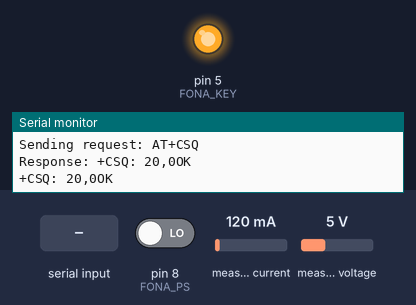
A sketch run on a simulated Arduino Mega 2560, built with avr-gcc and run on an emulated ATmega2560. On the bench: output pins drawn as LEDs (lit = HIGH), the last lines printed to the serial monitor. The inputs (shaded band) are chosen by the test bench; at power-on: pin 8 (FONA_PS) LOW, measured current 120 mA, measured voltage 5 V. The modem accepts every AT command (registered, SIM ready, sends succeed) and sends nothing else.

Above: at 12.8 s.
12.9 s: "1" received over the second serial link
14.6 s: pin 8 (FONA_PS) driven HIGH
At 28.0 s:
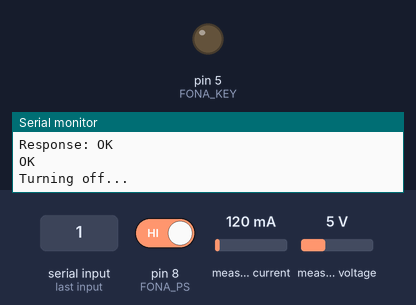
Timing chart, 0 to 30.2 s (numbered marks = the images above; inputs shaded):
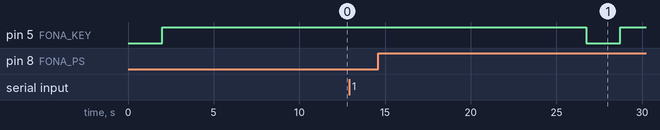

The sketch:

FONA.ino
```cpp
#include <Adafruit_INA219.h>

#define FONA_PS 8
#define FONA_KEY 5

HardwareSerial *fonaSerial = &Serial1;

Adafruit_INA219 solar;
Adafruit_INA219 battery;
String fonaResponse = "";

typedef struct FONAResult {
  String response;
  boolean success;
} FONAResult;

void setup()
{
  // put your setup code here, to run once:
  Serial.begin(9600);
  Serial1.begin(9600);

  pinMode(FONA_PS, INPUT);
  pinMode(FONA_KEY, OUTPUT);
  digitalWrite(FONA_KEY, HIGH);

  solar.begin();
  solar.setCalibration_SolarPanel();

  battery.begin(0x44);
  battery.setCalibration_SolarPanel();
}

void loop()
{
  Serial.println("Started waiting...");

  turnFONAOn();
  delay(10000);
  flushFONA();

  sendCommand("AT+CSQ");

  float solarVoltage = 0;
  solarVoltage = solar.getBusVoltage_V();
  Serial.println("READ SOLAR waiting...");
  Serial.print("Measured bus voltage: ");
  Serial.println(solarVoltage);

  float solarCurrent = 0;
  solarCurrent = solar.getCurrent_mA();
  solarCurrent /= 1000.0;
  Serial.print("Measured current (A): ");
  Serial.println(solarCurrent);

  float batteryVoltage = 0;
  batteryVoltage = battery.getBusVoltage_V();
  Serial.println("\nREAD BATTERY waiting...");
  Serial.print("Measured bus voltage: ");
  Serial.println(batteryVoltage);

  float batteryCurrent = 0;
  batteryCurrent = battery.getCurrent_mA();
  batteryCurrent /= 1000.0;
  Serial.print("Measured current (A): ");
  Serial.println(batteryCurrent);
  Serial.println("");

  sendCommand("ATE0");

  // get the current time
  sendCommand("AT+CCLK?");
  int firstNdx = fonaResponse.indexOf('\"') + 1;
  int lastNdx = fonaResponse.lastIndexOf(':') + 3; // get the last : and include the seconds but substring is exclusive
  String urlSafeTime = fonaResponse.substring(firstNdx, lastNdx);
  Serial.print("Unsafe TIME: ");
  Serial.println(urlSafeTime);
  urlSafeTime.replace("/", "%2F");
  urlSafeTime.replace(",", "%2C");
  urlSafeTime.replace(":", "%3A");
  Serial.print("  Safe TIME ");
  Serial.println(urlSafeTime);


  sendCommand("AT+CGATT=1");
  sendCommand("AT+SAPBR=3,1,\"CONTYPE\",\"GPRS\"");
  sendCommand("AT+SAPBR=3,1,\"APN\",\"epc.tmobile.com\"");
  sendCommand("AT+SAPBR=1,1");
  sendCommand("AT+HTTPINIT");
  sendCommand("AT+HTTPPARA=\"CID\",1");

  String httpCommand = "AT+HTTPPARA=\"URL\",\"http://annuzzi-monitor.herokuapp.com/data?time=";
  httpCommand.concat(urlSafeTime);
  httpCommand.concat("&battVolt=");
  httpCommand.concat(batteryVoltage);
  httpCommand.concat("&battCur=");
  httpCommand.concat(batteryCurrent);
  httpCommand.concat("&solarVolt=");
  httpCommand.concat(solarVoltage);
  httpCommand.concat("&solarCur=");
  httpCommand.concat(solarCurrent);
  httpCommand.concat("\"");

  sendCommand(httpCommand);
  sendCommand("AT+HTTPACTION=0", 2);
  sendCommand("AT+HTTPREAD", 1);
  sendCommand("AT+HTTPTERM");
  sendCommand("AT+SAPBR=0,1");

  turnFONAOff();

  delay(30000); // wait 30s

}

void sendCommand(String s) {
  sendCommand(s, 1);
}

void sendCommand(String s, int numResponse) {
  FONAResult result;
  flushFONA();
  Serial.print("Sending request: ");
  Serial.println(s);

  fonaSerial->println(s);

  while (numResponse > 0) {
    // check every 100ms if there is data
    int x = 0;
    while(!fonaSerial->available() && x <= 100) {
      x++;
      delay(100);
    }

    fonaResponse = "";
    Serial.print("Response: ");
    while(fonaSerial->available()) {
      char c = fonaSerial->read();
      if (c != 0x0A && c != 0x0D) {
        fonaResponse.concat(c);
        Serial.print(c);
      }
    }
    Serial.println("");
    Serial.println(fonaResponse);
    numResponse--;
  }
  delay(1000);
}

void flushFONA() {
  fonaSerial->flush();
}

void turnFONAOn() {
  if (digitalRead(FONA_PS)) {
    Serial.println("FONA is ON");
  } else {
      Serial.print("Turning on...");
      digitalWrite(FONA_KEY, LOW);
      delay(2000);
      digitalWrite(FONA_KEY, HIGH);
      Serial.println("success");
  }
}

void turnFONAOff() {
  if (!digitalRead(FONA_PS)) {
    Serial.println("FONA is OFF");
  } else {
      Serial.print("Turning off...");
      digitalWrite(FONA_KEY, LOW);
      delay(2000);
      digitalWrite(FONA_KEY, HIGH);
      Serial.println("success");
  }
}
```

Measured:
- after the input at 14.6 s, pin 5 (FONA_KEY): HIGH → LOW after 12.1 s, → HIGH 2.0 s later
